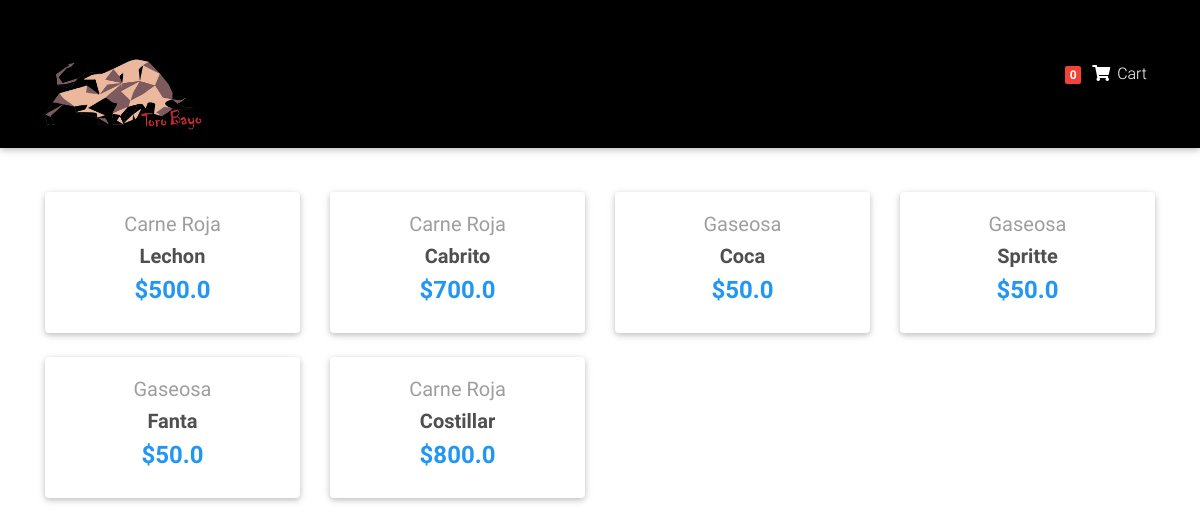
Before: /grilla/ with the older database file.
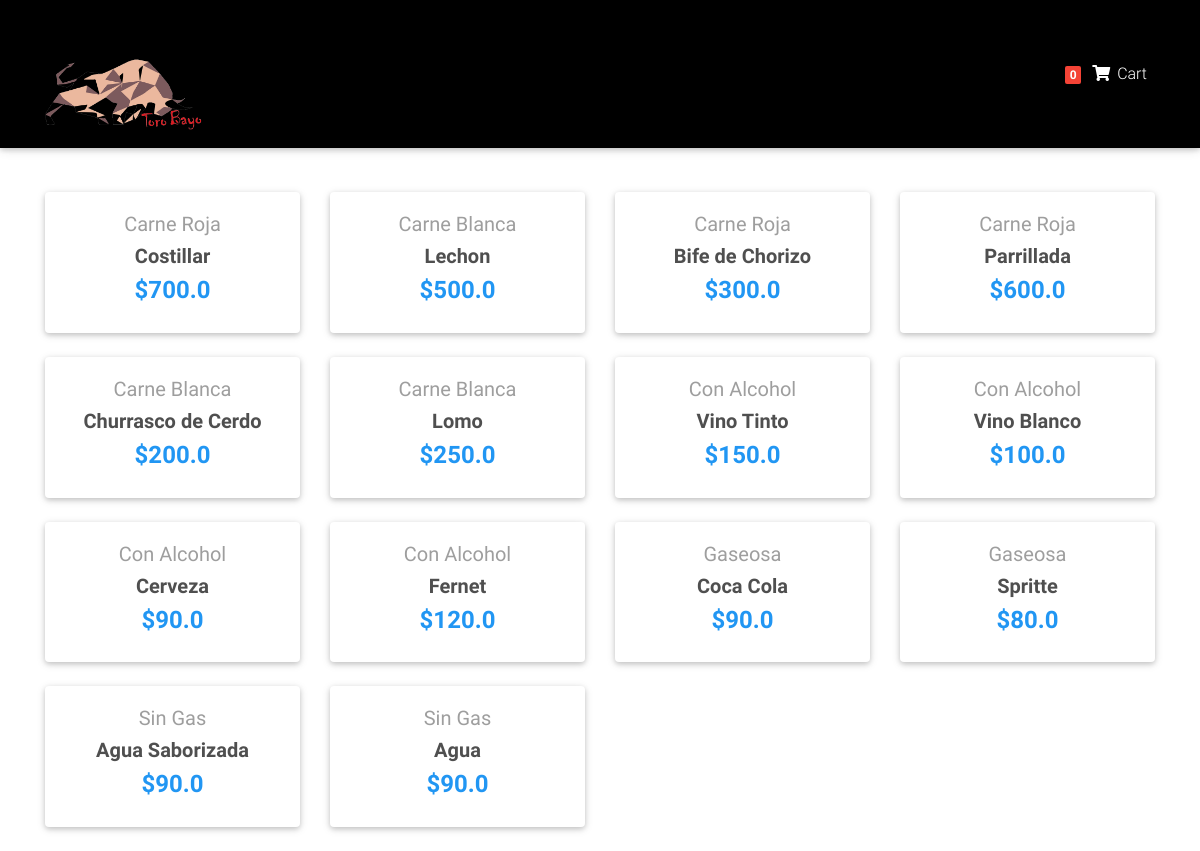
After: the same page with the newer database file.
### Buffet/models.py (models this page shows, shortened)
class Item(models.Model):
    title = models.CharField(max_length=100)
    price = models.FloatField()
    category = models.CharField(choices=CATEGORY_CHOICES, max_length=2)
    slug = models.SlugField()
    descripcion = models.TextField()
    def get_absolute_url(self):
        return reverse("Buffet:product", kwargs={
            'slug': self.slug
        })

### Buffet/views.py (the view)
# urls.py: path('grilla/', HomeView.as_view()),
class HomeView(ListView):
    model = Item
    template_name = "home-page.html"

### Buffet/templatetags/cart_templatestags.py (called while the page is built)
@register.filter
def cart_item_count(user):
    if user.is_authenticated:
        qs = Order.objects.filter(user=user, ordered=False)
        if qs.exists():
            return qs[0].items.count()
    return 0

### Buffet/templates/home-page.html (shortened to what this page needs)
{% extends "base_cart.html" %}
{% load static %}
{% block content %}
  <main>
    <div class="container">
      <section class="text-center mb-4">
        <div class="row wow fadeIn">
          {% for item in object_list%}
          <div class="col-lg-3 col-md-6 mb-4">
            <div class="card">
              <div class="card-body text-center">
                <a href="" class="grey-text">
                  <h5>{{ item.get_category_display }}</h5>
                </a>
                <h5>
                  <strong>
                    <a href="{{ item.get_absolute_url }}" class="dark-grey-text">{{ item.title }}
                    </a>
                  </strong>
                </h5>
                <h4 class="font-weight-bold blue-text">
                  <strong>${{ item.price }}</strong>
                </h4>
              </div>
            </div>
          </div>
          {% endfor %}
        </div>
  </main>
{% endblock %}

### Buffet/templates/base_cart.html (shortened to what this page needs)
<!DOCTYPE html>
<html lang="en">
<head>
    {% load static i18n %}
  <link rel="stylesheet" href="https://use.fontawesome.com/releases/v5.11.2/css/all.css">
  <link href="{% static 'css/bootstrap.min.css' %}" rel="stylesheet">
  <link href="{% static 'css/mdb.min.css' %}" rel="stylesheet">
  <link href="{% static 'css/style.min.css' %}" rel="stylesheet">
  <link rel="stylesheet" href="https://use.fontawesome.com/releases/v5.11.2/css/all.css">
  <link href="{% static 'css/bootstrap.min.css' %}" rel="stylesheet">
  <link href="{% static 'css/mdb.min.css' %}" rel="stylesheet">
  <link href="{% static 'css/style.min.css' %}" rel="stylesheet">
</head>
<body>
    {% load static i18n %}
    {% include "navbar_cart.html" %}
    <br>
    <br><br>
    <br>
    <br>
    <br>
    <br>
    <br>
    {% block content %} {% endblock %}
</body>

### Buffet/templates/navbar_cart.html (shortened to what this page needs)
{% load static i18n %}
{% load cart_templatestags %}
{% block content %}
<nav class="navbar fixed-top navbar-expand-lg navbar-light black scrolling-navbar">
    <div class="container">
      <a href="/" class="navbar-brand" href="#"><img src="{% static 'images/logo.png' %}" class="logo" alt=""></a>
        <ul class="navbar-nav nav-flex-icons">
          <li class="nav-item">
            <a href="/order_summary/" class="nav-link waves-effect">
              <span class="badge red z-depth-1 mr-1"> {{ request.user|cart_item_count }} </span>
              <i class="fas fa-shopping-cart" style="color:white"></i>
              <span class="clearfix d-none d-sm-inline-block" style="color:white"> Cart </span>
            </a>
          </li>
        </ul>
      </div>
  </nav>
{% endblock %}

### Buffet/templates/base_cart.html (style rules this page uses)
html, body, header, .carousel { height: 60vh; }

### Buffet/templates/navbar_cart.html (style rules this page uses)
.logo { width: 160px; }
.navbar-brand { display: inline-block; float: none; }

Changed rows visible on the page:
added Item: category "Carne Roja", title "Costillar", price "700.0"
added Item: category "Carne Blanca", title "Lechon", price "500.0"
added Item: category "Carne Roja", title "Bife de Chorizo", price "300.0"
changed Item: title "Lechon" → "Parrillada"; price "500.0" → "600.0"
changed Item: category "Carne Roja" → "Carne Blanca"; title "Cabrito" → "Churrasco de Cerdo"; price "700.0" → "200.0"
changed Item: category "Gaseosa" → "Carne Blanca"; title "Coca" → "Lomo"; price "50.0" → "250.0"
changed Item: category "Gaseosa" → "Con Alcohol"; title "Spritte" → "Vino Tinto"; price "50.0" → "150.0"
changed Item: category "Gaseosa" → "Con Alcohol"; title "Fanta" → "Vino Blanco"; price "50.0" → "100.0"
changed Item: category "Carne Roja" → "Con Alcohol"; title "Costillar" → "Cerveza"; price "800.0" → "90.0"
added Item: category "Con Alcohol", title "Fernet", price "120.0"
added Item: category "Gaseosa", title "Coca Cola", price "90.0"
added Item: category "Gaseosa", title "Spritte", price "80.0"
added Item: category "Sin Gas", title "Agua Saborizada", price "90.0"
added Item: category "Sin Gas", title "Agua", price "90.0"
